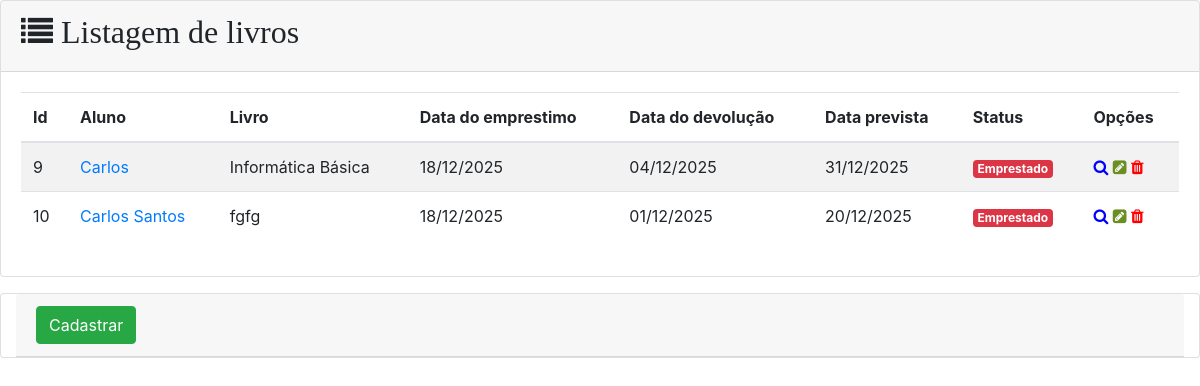
The page /emprestimos/listar_emprestimos/ on the database as committed earlier.
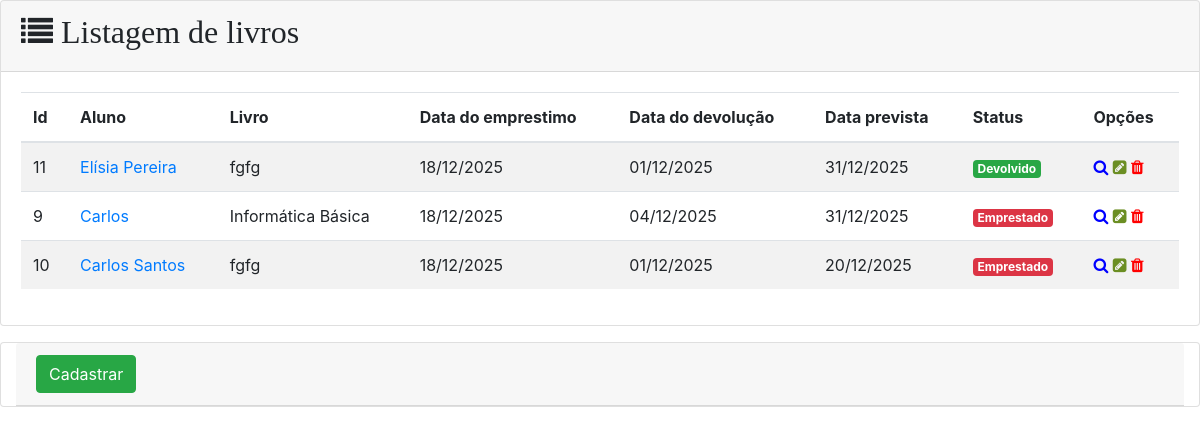
The same page on the database as committed later.
### apps/emprestimos/models.py (models this page shows, shortened)
class Emprestimo(models.Model):
    aluno_id = models.ForeignKey(Aluno, verbose_name='Aluno', on_delete=models.CASCADE)
    livro_id = models.ForeignKey(Livro, verbose_name='Livro',on_delete=models.CASCADE)
    data_emprestimo = models.DateTimeField(verbose_name='Data Empréstimo', auto_now_add=True)
    data_devolucao = models.DateField(verbose_name='Data Devolução', default=date.today)
    data_prevista_devolucao = models.DateField(verbose_name='Previsão devolução')
    status = models.CharField(max_length=1, choices=[('E','Emprestado'), ('D','Devolvido')])
    class Meta:
        db_table = 'Emprestimo'
        verbose_name = 'Emprestimo'
        verbose_name_plural = 'Emprestimos'
        ordering = ['status']
        managed = True

### apps/alunos/models.py (models this page shows, shortened)
class Aluno(models.Model):
    nome = models.CharField(max_length=100, blank=False, null=False)
    matricula = models.CharField(max_length=20, blank=False, null=False)
    email = models.EmailField(blank=False, null=False)
    telefone = models.CharField(max_length=20, blank=False, null=False)
    data_criacao = models.DateTimeField(auto_now_add=True)
    ultima_modificacao = models.DateTimeField(auto_now=True)
    data_evento = models.DateField(default=date.today)
    class Meta:
        db_table = 'Aluno'
        verbose_name = 'Aluno'
        verbose_name_plural = 'Alunos'
        ordering = ['nome']

### apps/livros/models.py (models this page shows)
class Livro(models.Model):
    titulo = models.CharField(max_length=100, blank=False, null=False)
    autor = models.CharField(max_length=100, blank=False, null=False)
    edicao = models.CharField(max_length=2)
    editora = models.CharField(max_length=50)
    ano_publicacao = models.DateField(blank=False, null=False)
    isbn = models.CharField(max_length=14)
    numero_paginas = models.IntegerField(blank=False, null=False)
    def __str__(self):
        return self.titulo
    class Meta:
        db_table = 'Livro'
        verbose_name = 'Livro'
        verbose_name_plural = 'Livros'
        ordering = ['titulo']

### apps/emprestimos/views.py (the view)
# urls.py: path('listar_emprestimos/', views.listar_emprestimos, name='listar_emprestimos'),
def listar_emprestimos(request):
    template_name = 'emprestimos/listar_emprestimos.html'
    emprestimos = Emprestimo.objects.all()
    context = {'relacao_emprestimos': emprestimos}
    return render(request, template_name, context)

### apps/alunos/models.py (called while the page is built)
    def __str__(self):
        return self.nome

### apps/emprestimos/templates/emprestimos/listar_emprestimos.html (shortened to what this page needs)
{% load widget_tweaks %}
<!DOCTYPE html>
<html lang="pt-br">
<head>
    <link rel="stylesheet" href="https://cdn.jsdelivr.net/npm/bootstrap@4.6.1/dist/css/bootstrap.min.css">
    <link rel="stylesheet" href="https://cdnjs.cloudflare.com/ajax/libs/font-awesome/4.7.0/css/font-awesome.min.css">
</head>
<body>
    <div class="card mb-3">
        <div class="card-header">
            <h2><i class="fa fa-list"> Listagem de livros</i></h2>
        </div>
        <div class="card-body">
            <div class="table-responsive">
                <table class="table table-striped" id="dataTable" width="100%" cellspacing="0">
                    <thead>
                        <tr>
                            <th>Id</th>
                            <th>Aluno</th>
                            <th>Livro</th>
                            <th>Data do emprestimo</th>
                            <th>Data do devolução</th>
			                <th>Data prevista</th>
                            <th>Status</th>
                            <th>Opções</th>
                        </tr>
                    </thead>
                    <tbody>
                    {% for e in relacao_emprestimos %}
                        <tr>
                            <td>{{ e.id }}</td>
                            <td><a href="#">{{ e.aluno_id}}</a></td>
                            <td>{{ e.livro_id}}</td>
                            <td>{{ e.data_emprestimo | date:'d/m/Y'}}</td>
                            <td>{{ e.data_devolucao | date:'d/m/Y'}}</td>
                            <td>{{ e.data_prevista_devolucao  | date:'d/m/Y'}}</td>
                            {% if e.get_status_display == "Devolvido" %}
                                <td><span class="badge badge-success">{{ e.get_status_display }}</span></td>
                            {% else %}
                                <td><span class="badge badge-danger">{{ e.get_status_display }}</span></td>
                            {% endif %}
                            <td>
                                <a href="#">
                                    <i class="fa fa-search" aria-hidden="true" style="color: blue;"></i>
                                </a>
                                <a href="{% url 'emprestimos:editar_emprestimo' e.id %}">
                                    <i class="fa fa-pencil-square" aria-hidden="true" style="color: #6B8E23;"></i>
                                </a>
                                <a href="{% url 'emprestimos:excluir_emprestimo' e.id %}">
                                    <i class="fa fa-trash" aria-hidden="true" style="color: red;"></i>
                                </a>
                            </td>
                        </tr>
                    {% endfor %}
                    </tbody>
                </table>
            </div>
        </div>
    </div>
    <div class="col-12 card mb-3">
        <div class="card-header">
            <a href="{% url 'emprestimos:inserir_emprestimo' %}"><button class="btn btn-success">Cadastrar</button></a>
        </div>
    </div>
</body>
</html>

Rows that differ between the two databases and show on the page:
added Emprestimo: id "11", aluno_id "Elísia Pereira", livro_id "fgfg", data_emprestimo "18/12/2025", data_devolucao "01/12/2025", data_prevista_devolucao "31/12/2025", status "Devolvido"
